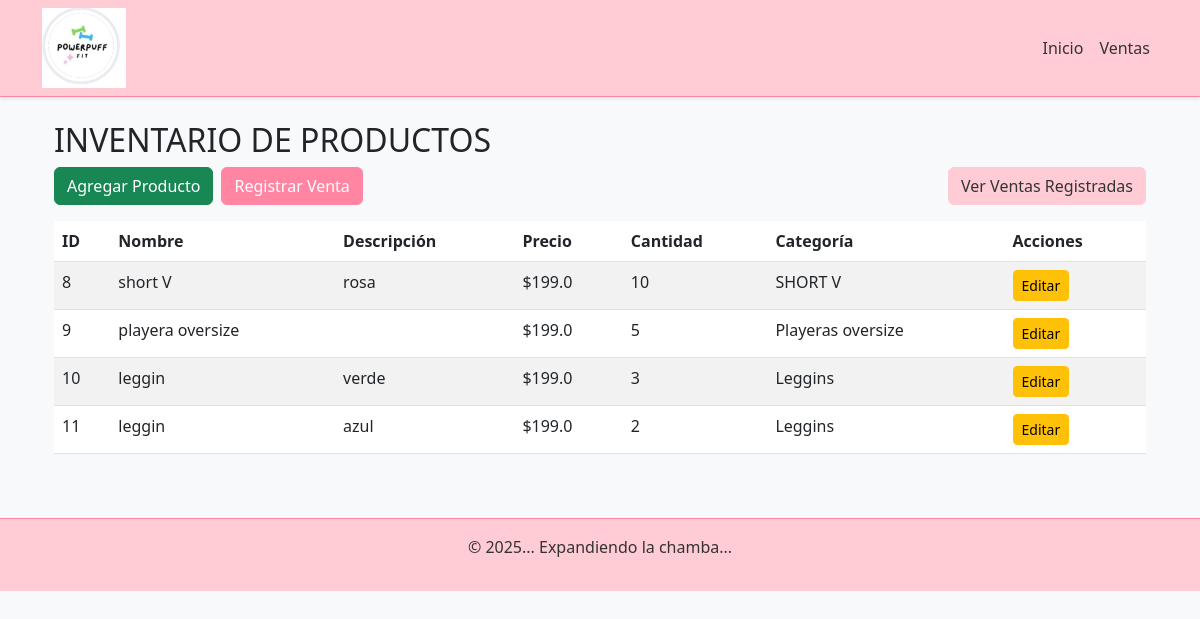
The page / on the database its author committed.
### app/models.py (models this page shows, shortened)
class Producto(db.Model):
    id = db.Column(db.Integer, primary_key=True)
    nombre = db.Column(db.String(100), nullable=False)
    descripcion = db.Column(db.String(200), nullable=False)
    precio = db.Column(db.Float, nullable=False)
    cantidad = db.Column(db.Integer, nullable=False)
    categoria = db.Column(db.String(100), nullable=False)
    activo = db.Column(db.Boolean, default=True)
    ventas = db.relationship('VentaProducto', back_populates='producto')

### app/routes.py (the view)
@routes.route('/')
def index():
    productos = Producto.query.filter_by(activo=True).all()  # Solo productos activos
    return render_template('index.html', productos=productos)

### app/templates/index.html
{% extends "base.html" %}
{% block content %}
<div class="container mt-4">
    <h2>INVENTARIO DE PRODUCTOS</h2>
    <div class="d-flex flex-column flex-md-row justify-content-between mb-3 gap-2">
        <div class="d-flex gap-2">
            <a href="{{ url_for('routes.nuevo_producto') }}" class="btn btn-success">Agregar Producto</a>
            <a href="{{ url_for('routes.nueva_venta') }}" class="btn btn-primary">Registrar Venta</a>
        </div>
        <div>
            <a href="{{ url_for('routes.listar_ventas') }}" class="btn btn-info">Ver Ventas Registradas</a>
        </div>
    </div>
    <div class="table-responsive">
        <table class="table table-striped">
            <thead>
                <tr>
                    <th>ID</th>
                    <th>Nombre</th>
                    <th>Descripción</th>
                    <th>Precio</th>
                    <th>Cantidad</th>
                    <th>Categoría</th>
                    <th>Acciones</th>
                </tr>
            </thead>
            <tbody>
                {% for producto in productos %}
                    {% if producto.activo %}
                        <tr>
                            <td>{{ producto.id }}</td>
                            <td>{{ producto.nombre }}</td>
                            <td>{{ producto.descripcion }}</td>
                            <td>${{ producto.precio }}</td>
                            <td>{{ producto.cantidad }}</td>
                            <td>{{ producto.categoria }}</td>
                            <td>
                                <a href="{{ url_for('routes.editar_producto', id=producto.id) }}" class="btn btn-warning btn-sm">Editar</a>
                            </td>
                        </tr>
                    {% endif %}
                {% endfor %}
            </tbody>
        </table>
    </div>
</div>
{% endblock %}

### app/templates/base.html (style rules this page uses)
body { background-color: #fff0f6; }
.btn-primary { background-color: #ff85a2; border-color: #ff85a2; }
.btn-info { background-color: #ffccd5; border-color: #ffccd5; color: #333; }

### rows shown on the page
Producto: id "8", nombre "short V", descripcion "rosa", precio "199.0", cantidad "10", categoria "SHORT V"
Producto: id "9", nombre "playera oversize", precio "199.0", cantidad "5", categoria "Playeras oversize"
Producto: id "10", nombre "leggin", descripcion "verde", precio "199.0", cantidad "3", categoria "Leggins"
Producto: id "11", nombre "leggin", descripcion "azul", precio "199.0", cantidad "2", categoria "Leggins"
